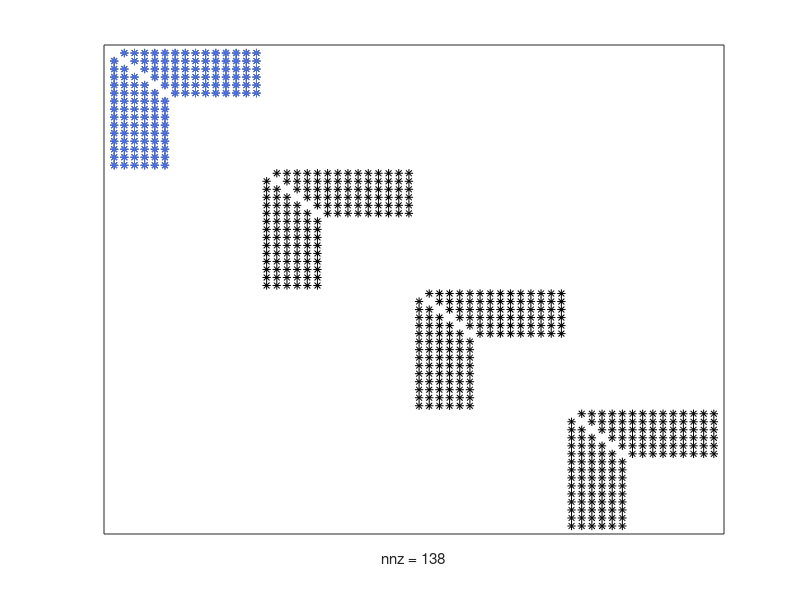

MATLAB code for this plot: (Note: this script raises an error after producing the figure.)
Qrh = ones(15,15);
Qth = ones(4,4);
eyet = eye(15);
eyet(7:15,7:15) = zeros(9,9);
Qrh_skew = Qrh;
Qrh_skew(7:15,7:15) = 0.0;
for i = 1:6
    Qrh_skew(i,i) = 0;
end
Qrh_tri = zeros(60,60);
Qrh_tri(1:15,1:15) = Qrh_skew;
%Qrh_tri(16:30,16:30) = Qrh_skew;
eyet_fourier = zeros(15);
eyet_fourier(1,1) = 1.0;
Qth_fourier = kron(Qth,eyet_fourier);
figure(1)
spy(kron(eye(4),Qrh_skew),'k');
hold on
spy(Qrh_tri)
x=get(gca,'children');
set(x(1),'color',[0.28,0.46,1.0])
set(gca,'xtick',[])
set(gca,'xticklabel',[])
set(gca,'ytick',[])
set(gca,'yticklabel',[])
set(gca,'xlabel',[])
Qrh_tri_3 = zeros(60,60);
Qrh_tri_3(16:30,16:30) = Qrh_skew;
spy(Qrh_tri_3)
x=get(gca,'children');
set(x(1),'color',[0.28,0.46,1.0])
set(gca,'xtick',[])
set(gca,'xticklabel',[])
set(gca,'ytick',[])
set(gca,'yticklabel',[])
set(gca,'xlabel',[])
Qrh_tri_2 = zeros(60,60);
Qrh_tri_2(20,16:30) = Qrh_skew(5,:);
spy(Qrh_tri_2)
x=get(gca,'children');
set(x(1),'color',[1.0,0.5,0.0])
set(gca,'xtick',[])
set(gca,'xticklabel',[])
set(gca,'ytick',[])
set(gca,'yticklabel',[])
set(gca,'xlabel',[])


figure(2)
spy(kron(Qth,eyet),'k')
hold on
spy(Qth_fourier)
x=get(gca,'children');
set(x(1),'color',[0.28,0.46,1.0])
set(gca,'xtick',[])
set(gca,'xticklabel',[])
set(gca,'ytick',[])
set(gca,'yticklabel',[])
set(gca,'xlabel',[])
eyet_fourier_2 = zeros(15);
eyet_fourier_2(2,2) = 1.0;
Qth_fourier_2 = kron(Qth,eyet_fourier_2);
spy(Qth_fourier_2)
x=get(gca,'children');
set(x(1),'color',[0.28,0.46,1.0])
set(gca,'xtick',[])
set(gca,'xticklabel',[])
set(gca,'ytick',[])
set(gca,'yticklabel',[])
set(gca,'xlabel',[])
Qth_fourier_2 = zeros(60,60);
for i = 0:3
    Qth_fourier_2(17,2+i*15) = 1;
end
spy(Qth_fourier_2)
x=get(gca,'children');
set(x(1),'color',[1.0,0.5,0.0])
set(gca,'xtick',[])
set(gca,'xticklabel',[])
set(gca,'ytick',[])
set(gca,'yticklabel',[])
set(gca,'xlabel',[])
